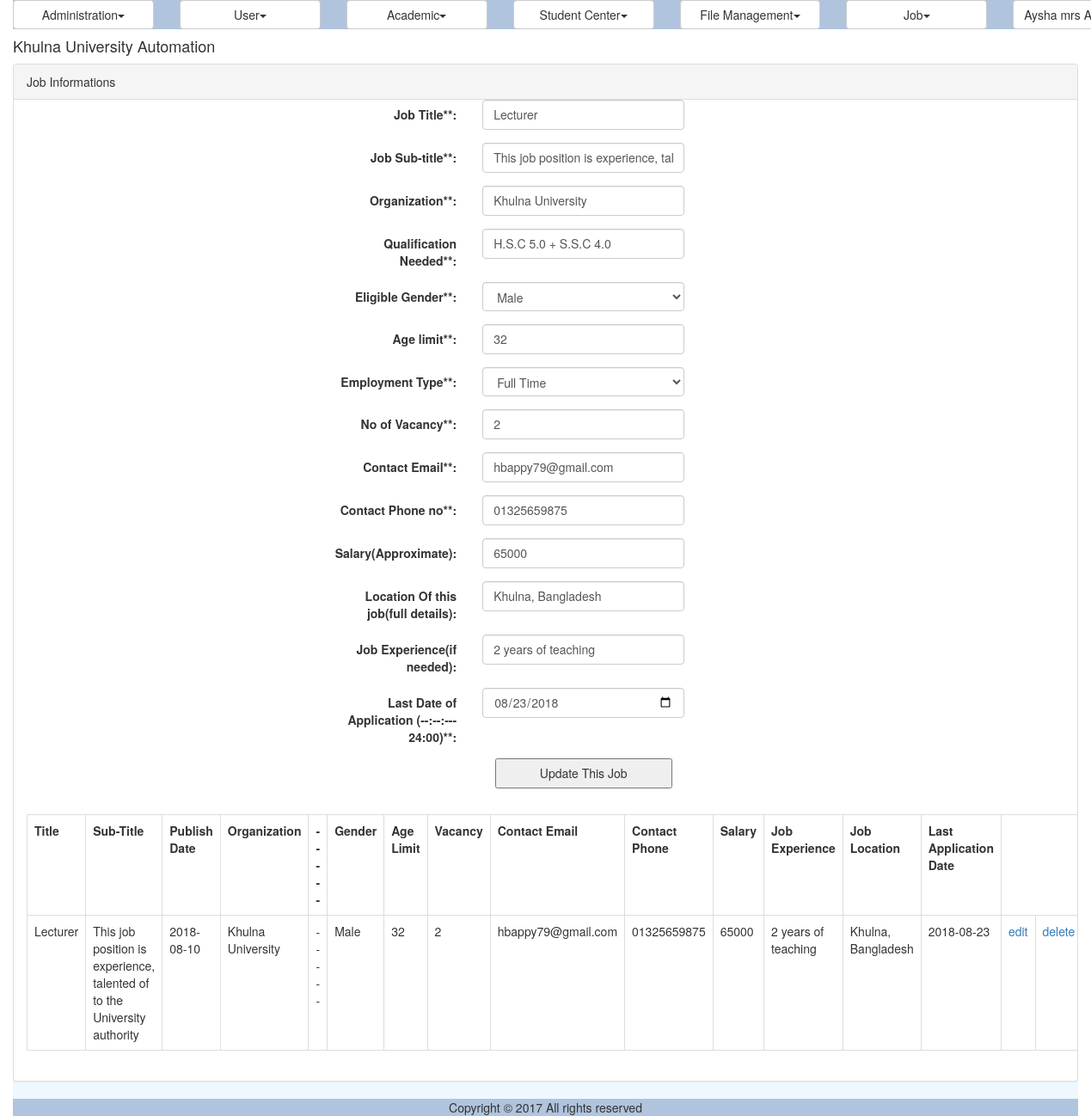
Page /web/src/DigitalUniversity/job_update.php?edit=2 (signed in) on the earlier database version.
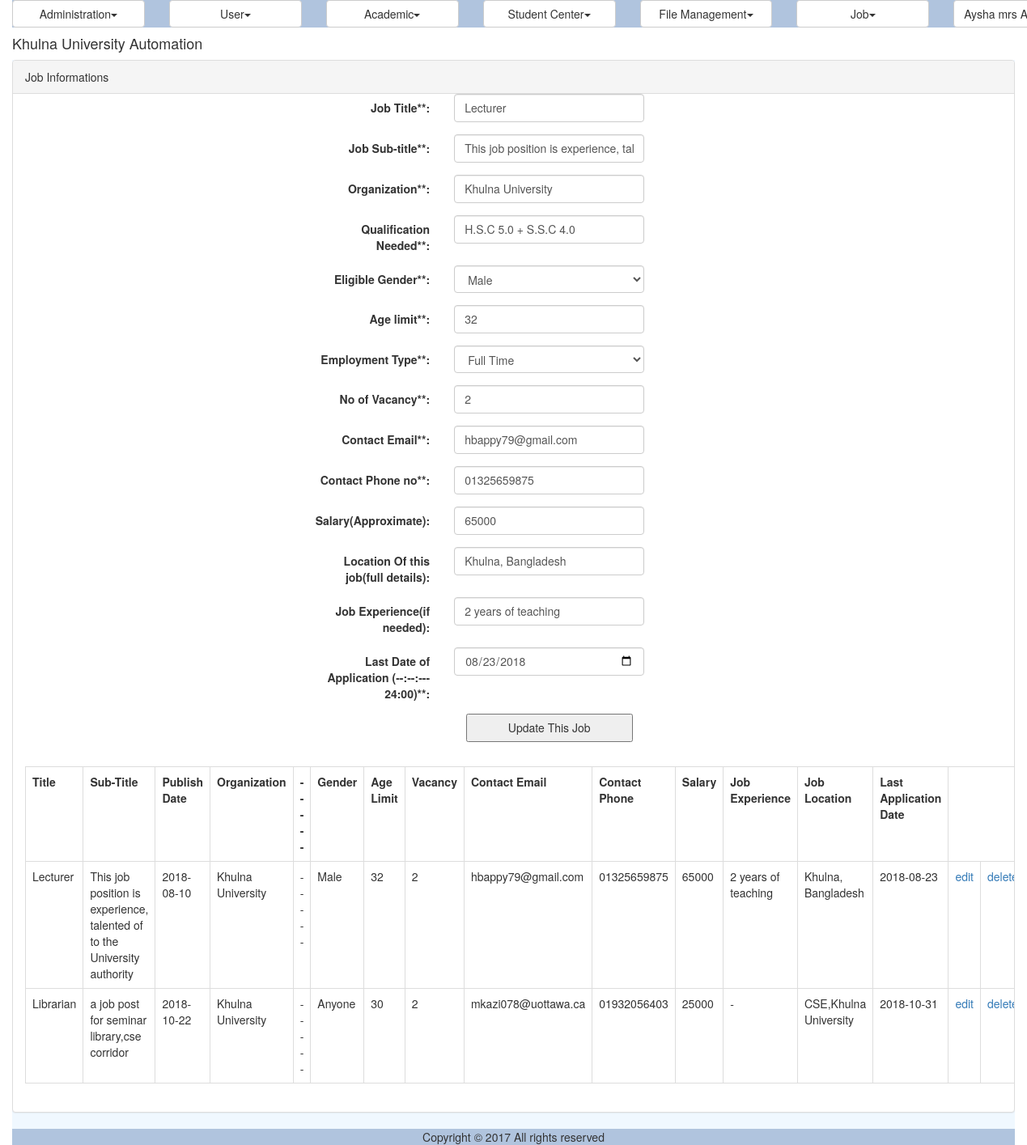
Same page on the later database version.
### tables this page shows
CREATE TABLE IF NOT EXISTS `jms_job` (
  `ID` int(11) NOT NULL AUTO_INCREMENT,
  `Title` varchar(100) NOT NULL,
  `Subtitle` varchar(100) NOT NULL,
  `PublishDate` date NOT NULL,
  `Organization` varchar(45) NOT NULL,
  `Qualification` varchar(500) NOT NULL,
  `Gender` varchar(45) NOT NULL,
  `AgeLimit` varchar(45) NOT NULL,
  `EmploymentType` varchar(45) NOT NULL,
  `NumberOfVacancy` int(11) NOT NULL,
  `Email` varchar(45) NOT NULL,
  `ContactNumber` varchar(45) NOT NULL,
  `Salary` varchar(45) DEFAULT NULL,
  `Location` varchar(255) DEFAULT NULL,
  `JobExperience` varchar(45) DEFAULT NULL,
  `LastDateOfApplication` date NOT NULL,
  PRIMARY KEY (`ID`)
);

### web/src/DigitalUniversity/modules/job/ui/view.job_update.inc (the view)
<?php
include_once 'blade/view.job_list.blade.inc';
include_once COMMON.'class.common.inc';
?>
<div class="panel panel-default">
    <div class="panel-heading">
    	Job Informations
    </div>
    <div id="form">
		<form method="post" class="form-horizontal">
			<div class="form-group">
              	<label class="control-label col-sm-4" for="txtJobTitle">Job Title**:</label>
              	<div class="col-sm-6">
              		<input type="text" name="txtJobTitle" class="form-control" placeholder="Use a short and Unique Title" value="<?php
					if(isset($_GET['edit'])) echo $globalJob->getTitle();  ?>" required/>
			  	</div>
			</div>
			<div class="form-group">
              	<label class="control-label col-sm-4" for="txtJobSubTitle">Job Sub-title**:</label>
              	<div class="col-sm-6">
              		<input type="text" name="txtJobSubTitle" class="form-control" placeholder="Give a short description of this job" value="<?php
					if(isset($_GET['edit'])) echo $globalJob->getSubtitle();  ?>" required/>
			  	</div>
			</div>
			<div class="form-group">
              	<label class="control-label col-sm-4" for="txtOrganization">Organization**:</label>
              	<div class="col-sm-6">
					<input type="text" name="txtOrganization" class="form-control" placeholder="Such as..Khulna University" value="<?php
					if(isset($_GET['edit'])) echo $globalJob->getOrganization();  ?>" required/>
				</div>
			</div>
			<div class="form-group">
              	<label class="control-label col-sm-4" for="txtQualification">Qualification Needed**:</label>
              	<div class="col-sm-6">
					<input type="text" name="txtQualification" class="form-control" placeholder="Such as.. B.Sc Honours" value="<?php
					if(isset($_GET['edit'])) echo $globalJob->getQualification();  ?>" required/>
				</div>
			</div>
			<div class="form-group">
              	<label class="control-label col-sm-4" for="selectGender">Eligible Gender**:</label>
              	<div class="col-sm-6">
						<select name="selectGender" class="form-control" id="select-from-roles" required>
							<?php
								if(isset($_GET['edit']))
								{
									$var='<option selected disabled>Select Gender</option>';
									if(strcmp($globalJob->getGender(),'Male')==0){
										$var = $var.'<option value="Male" selected>Male</option>
										<option value="Female">Female</option>
										<option value="Anyone">Anyone</option>';
									}
									elseif(strcmp($globalJob->getGender(),'Female')==0){
										$var = $var.'<option value="Male">Male</option>
										<option value="Female" selected>Female</option>
										<option value="Anyone">Anyone</option>';
									}
									else{
										$var = $var.'<option value="Male">Male</option>
										<option value="Female">Female</option>
										<option value="Anyone" selected>Anyone</option>';
									}
								}
								else{
									$var= '<option selected disabled>Select Gender</option>
											<option value="Male">Male</option>
											<option value="Female">Female</option>
											<option value="Anyone">Anyone</option>';
								}
								echo $var;
							?>
						</select>
				</div>
			</div>
			<div class="form-group">
              	<label class="control-label col-sm-4" for="txtAge">Age limit**:</label>
              	<div class="col-sm-6">
					<input type="number" name="txtAge" class="form-control" placeholder="Enter between 20 - 50" min="20" max="50" value="<?php
					if(isset($_GET['edit'])) echo $globalJob->getAgeLimit();  ?>" required/>
				</div>
			</div>
			<div class="form-group">
              	<label class="control-label col-sm-4" for="selectEmploymentType">Employment Type**:</label>
              	<div class="col-sm-6">
						<select name="selectEmploymentType" class="form-control" id="select-from-roles" required>
							<?php
								if(isset($_GET['edit']))
								{
									$var='<option selected disabled>Select Employment Type</option>';
									if(strcmp($globalJob->getEmploymentType(),'Part Time')==0){
										$var = $var.'<option value="Part Time" selected>Part Time</option>
													<option value="Full Time">Full Time</option>';
									}
									else{
										$var = $var.'<option value="Part Time">Part Time</option>
													<option value="Full Time" selected>Full Time</option>';
									}
								}
								else{
									$var = '<option selected disabled>Select Employment Type</option>
											<option value="Part Time">Part Time</option>
											<option value="Full Time">Full Time</option>';
								}
								echo $var;
							?>
						</select>
				</div>
			</div>
			<div class="form-group">
              	<label class="control-label col-sm-4" for="txtVacancy">No of Vacancy**:</label>
              	<div class="col-sm-6">
					<input type="number" name="txtVacancy" class="form-control" placeholder="Enter between 1 - 10" min="1" max="10" value="<?php
					if(isset($_GET['edit'])) echo $globalJob->getNumberOfVacancy();  ?>" required/>
				</div>
			</div>
			<div class="form-group">
              	<label class="control-label col-sm-4" for="txtEmail">Contact Email**:</label>
              	<div class="col-sm-6">
			  		<input type="email" name="txtEmail" class="form-control" placeholder="Email Address" value="<?php
					if(isset($_GET['edit'])) echo $globalJob->getEmail();  ?>" required/>
			  	</div>
			</div>
			<div class="form-group">
              	<label class="control-label col-sm-4" for="txtContactNumber">Contact Phone no**:</label>
              	<div class="col-sm-6">
			  		<input type="tel" name="txtContactNumber" class="form-control" placeholder="such as.. 0 1 * * * * * * * * *" maxlength="11" value="<?php
					if(isset($_GET['edit'])) echo $globalJob->getContactNumber();  ?>" required/>
			  	</div>
			</div>
			<div class="form-group">
              	<label class="control-label col-sm-4" for="txtSalary">Salary(Approximate):</label>
              	<div class="col-sm-6">
			  		<input type="number" name="txtSalary" class="form-control" placeholder="Such as.. 65,000" maxlength="6" value="<?php
					if(isset($_GET['edit'])) echo $globalJob->getSalary();  ?>"/>
			  	</div>
			</div>
			<div class="form-group">
              	<label class="control-label col-sm-4" for="txtLocation">Location Of this job(full details):</label>
              	<div class="col-sm-6">
					<input type="text" name="txtLocation" class="form-control" placeholder="Such as.. Gollamari,Khulna" value="<?php
					if(isset($_GET['edit'])) echo $globalJob->getLocation();  ?>"/>
				</div>
			</div>
			<div class="form-group">
              	<label class="control-label col-sm-4" for="txtJobExperience">Job Experience(if needed):</label>
              	<div class="col-sm-6">
					<input type="text" name="txtJobExperience" class="form-control" placeholder="Such as.. 2 years of Teaching" min="1" max="10" value="<?php
					if(isset($_GET['edit'])) echo $globalJob->getJobExperience();  ?>"/>
				</div>
			</div>
			<div class="form-group">
              	<label class="control-label col-sm-4" for="txtLastDateOfApplication">Last Date of Application (--:--:--- 24:00)**:</label>
              	<div class="col-sm-6">
					<input type="date" name="txtLastDateOfApplication" class="form-control" value="<?php
					if(isset($_GET['edit'])) echo $globalJob->getLastDateOfApplication();  ?>" required/>
				</div>
			</div>
	        <div class="form-group">
              	<div class="col-sm-offset-2 col-sm-10">
              		<?php
						if(isset($_GET['edit']))
						{
					?>
						<button type="submit" value="update" name="update">Update This Job</button>
					<?php
						}
						else
						{
					?>
						<button type="submit" value="save" name="save" disabled>Update This Job</button>
					<?php
						}
					?>
			    </div>
            </div>
		</form>
	</div>
    <div class="panel-body over">
    	<table class="table table-bordered">
	    	<?php
				$Result = $_JobListBAO->getAllJobs();
				if($Result->getIsSuccess()){
					$JobList = $Result->getResultObject();
					?>
					<tr>
						<th>Title</th>
						<th>Sub-Title</th>
						<th>Publish Date</th>
						<th>Organization</th>
						<th>-----</th>
						<th>Gender</th>
						<th>Age Limit</th>
						<th>Vacancy</th>
						<th>Contact Email</th>
						<th>Contact Phone</th>
						<th>Salary</th>
						<th>Job Experience</th>
						<th>Job Location</th>
						<th>Last Application Date</th>
					</tr>
					<?php
					for($i = 0; $i < sizeof($JobList); $i++) {
						$Job = $JobList[$i];
						?>
					    <tr>
						    <td><?php echo $Job->getTitle(); ?></td>
						    <td><?php echo $Job->getSubtitle(); ?></td>
						    <td><?php echo $Job->getPublishDate(); ?></td>
						    <td><?php echo $Job->getOrganization(); ?></td>
						    <td>-----</td>
						    <td><?php echo $Job->getGender(); ?></td>
						    <td><?php echo $Job->getAgeLimit(); ?></td>
						    <td><?php echo $Job->getNumberOfVacancy(); ?></td>
						    <td><?php echo $Job->getEmail(); ?></td>
						    <td><?php echo $Job->getContactNumber(); ?></td>
						    <td><?php echo $Job->getSalary(); ?></td>
						    <td><?php echo $Job->getJobExperience(); ?></td>
						    <td><?php echo $Job->getLocation(); ?></td>
						    <td><?php echo $Job->getLastDateOfApplication(); ?></td>
						    <td>
						    <a href="?edit=<?php echo $Job->getID(); ?>" onclick="return confirm('sure to edit !'); " >edit</a>
						    </td>
						    <td>
						    <a href="?del=<?php echo $Job->getID(); ?>" onclick="return confirm('sure to delete !'); " >delete</a>
						    </td>
					    </tr>
					<?php
					}
				}
				else{
					echo $Result->getResultObject();
				}
			?>
		</table>
    </div>
</div>

Differences in the rows shown:
added jms_job: Title "Librarian", Subtitle "a job post for seminar library,cse corridor", PublishDate "2018-10-22", Organization "Khulna University", Gender "Anyone", AgeLimit "30", NumberOfVacancy "2", Email "mkazi078@uottawa.ca", ContactNumber "01932056403", Salary "25000", JobExperience "-", Location "CSE,Khulna University", LastDateOfApplication "2018-10-31"
